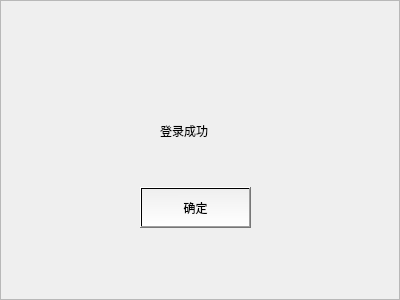
<?xml version="1.0" encoding="UTF-8"?>
<ui version="4.0">
 <class>LoginSuccessForm</class>
 <widget class="QWidget" name="LoginSuccessForm">
  <property name="geometry">
   <rect>
    <x>0</x>
    <y>0</y>
    <width>400</width>
    <height>300</height>
   </rect>
  </property>
  <property name="minimumSize">
   <size>
    <width>400</width>
    <height>300</height>
   </size>
  </property>
  <property name="maximumSize">
   <size>
    <width>400</width>
    <height>300</height>
   </size>
  </property>
  <property name="windowTitle">
   <string>登陆成功</string>
  </property>
  <widget class="QPushButton" name="pushButton">
   <property name="geometry">
    <rect>
     <x>140</x>
     <y>187</y>
     <width>111</width>
     <height>41</height>
    </rect>
   </property>
   <property name="styleSheet">
    <string notr="true">background-color: qlineargradient(spread:pad, x1:0.503, y1:0.0227273, x2:0.512, y2:1, stop:0 rgba(0, 0, 0, 0), stop:1 rgba(255, 255, 255, 255));
font: 10pt &quot;等线&quot;;</string>
   </property>
   <property name="text">
    <string>确定</string>
   </property>
  </widget>
  <widget class="QLabel" name="label_2">
   <property name="geometry">
    <rect>
     <x>80</x>
     <y>100</y>
     <width>71</width>
     <height>51</height>
    </rect>
   </property>
   <property name="styleSheet">
    <string notr="true">image: url(:/完成 .png);</string>
   </property>
   <property name="text">
    <string/>
   </property>
  </widget>
  <widget class="QFrame" name="frame">
   <property name="geometry">
    <rect>
     <x>0</x>
     <y>0</y>
     <width>400</width>
     <height>300</height>
    </rect>
   </property>
   <property name="minimumSize">
    <size>
     <width>400</width>
     <height>300</height>
    </size>
   </property>
   <property name="maximumSize">
    <size>
     <width>400</width>
     <height>300</height>
    </size>
   </property>
   <property name="styleSheet">
    <string notr="true">#frame{
background-image: url(:/info.png);
}</string>
   </property>
   <property name="frameShape">
    <enum>QFrame::StyledPanel</enum>
   </property>
   <property name="frameShadow">
    <enum>QFrame::Raised</enum>
   </property>
   <widget class="QLabel" name="label">
    <property name="geometry">
     <rect>
      <x>160</x>
      <y>100</y>
      <width>111</width>
      <height>61</height>
     </rect>
    </property>
    <property name="styleSheet">
     <string notr="true">font: 75 12pt &quot;等线&quot;;</string>
    </property>
    <property name="text">
     <string>登录成功</string>
    </property>
   </widget>
  </widget>
  <zorder>frame</zorder>
  <zorder>pushButton</zorder>
  <zorder>label_2</zorder>
 </widget>
 <resources/>
 <connections/>
</ui>
